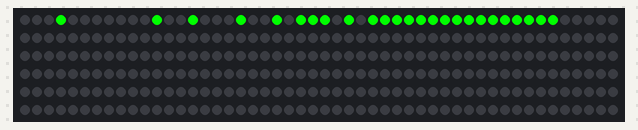
Simulated run of this program. Board: Raspberry Pi (BCM pin numbers). Shown: 300 RGB LEDs in strip order, left to right, continuing on the next row. Dim RGB values are drawn brighter than linear; random numbers come from a fixed seed.

Above: at 0.8 s.
At 2.9 s:
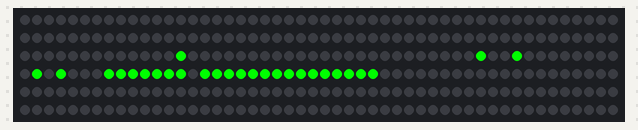
At 6.4 s:
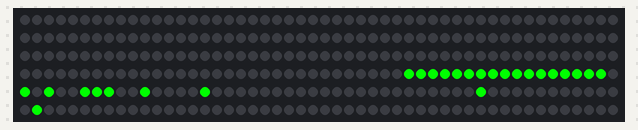
At 11.3 s:
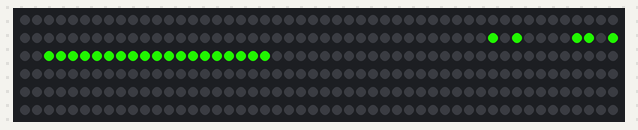
At 14.8 s:
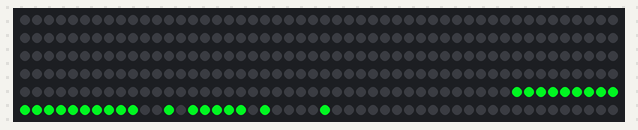
At 20.1 s:
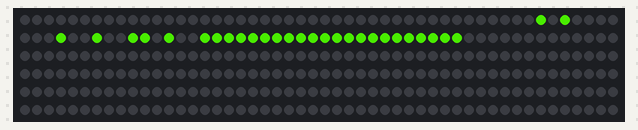

Measured:
- what the display in image 2 shows lasts 0.7 s, from 6.3 s to 7.0 s

The program:

meteor.py
```python
import time
import board
import neopixel
import random

pixel_pin = board.D18

num_pixels = 300

Order = neopixel.RGB

pixels = neopixel.NeoPixel(pixel_pin, num_pixels, brightness=1.0, auto_write=False, pixel_order=Order)

randSeed = 10
randCompare = 8
meteorSize = 15

meteorTrailDecay = 64


def setAll(red, blue, green):
	for index in range(0,num_pixels):
		pixels[i] = (red, blue, green)

def meteorRain(red, blue, green, boolRandomDecay):
	for index in range(0, num_pixels):
		#fade brightness all LEDs one step
		for j in range(0,num_pixels):
			if( not boolRandomDecay or (random.randrange(randSeed)>randCompare)):
				fadeToBlack(j, meteorTrailDecay)

		for m in range(0,meteorSize):
			if (((index -m)<num_pixels) and ((index-m)>=0)):
				pixels[index-m] = (red, blue, green)
		pixels.show()

def meteorRainReverse(red, blue, green, boolRandomDecay):
	for index in range(num_pixels, 0, -1):
		for j in range(0, num_pixels):
			if( not boolRandomDecay or (random.randrange(randSeed) > randCompare)):
				fadeToBlack(j, meteorTrailDecay)

		for m in range(0, meteorSize):
			if (((index -m ) < num_pixels) and ((index -m)>= 0)):
				pixels[index-m] = (red, blue, green)
		pixels.show()


def fadeToBlack(ledNo, fadeValue):

	oldColor = pixels[ledNo]
	color = [0,0,0]
	color[0] = (oldColor[0] & 0x00ff0000 ) >> 16
	color[1] = (oldColor[1] & 0x00ff0000) >> 8
	color[2] = (oldColor[2] & 0x00ff0000)

	for i in range(0,3):
		if color[i] < 10:
			color[i] = 0
		else:
			color[i] = int(color[0] - (color*fadeValue/256))
	pixels[ledNo] = color

def pickColor(seed):
	color = [0,0,0]
	if(seed < 85):
		color[0] = seed *3
		color[1] = 255 - seed * 3
		color[2] = 0
	elif(seed < 170):
		seed -= 85
		color[0] = 255 - seed *3
		color[1] = 0
		color[2] = seed * 3
	else:
		seed -= 170
		color[0] =0
		color[1] = seed *3
		color[2] = 255 - seed *3
	return color


while True:
	for seed in range(0,255, 10):
		color = pickColor(seed)
		meteorRain(color[0], color[1], color[2], True)
		color = pickColor(255 -seed)
		meteorRainReverse(color[0], color[1], color[2], True)
```
